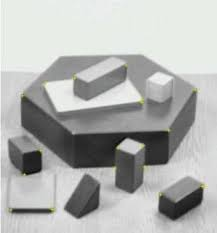
#> input picture OPEN_CV_401/04_OZNITELIK_SAPTAMA_TANIMLAMA/04_CORNER_DETECTION_SHI_TOMAS/blox.jpg, 217 x 233 px
$ python corner_detection_shi_thomas.py
#> lines starting #> are read from the running program, lines starting #| are printed output that depends on the picture; after the words box and inside, x2 and y2 are one past the last pixel; in counts of white or black regions, pixels touching at a corner belong together
import cv2 as cv
import numpy as np

src = cv.imread("blox.jpg")
#> src is the input picture: shape (233, 217, 3); mean B, G, R 176.7, 178.6, 177.2

def process(image):
    gray = cv.cvtColor(image, cv.COLOR_BGR2GRAY)
    corners = cv.goodFeaturesToTrack(gray, maxCorners=35, qualityLevel=0.05, minDistance=10)
#> corners = 35 rows, first 8: [51, 211], [117, 148], [24, 174], [114, 168], [143, 145], [12, 211], [144, 166], [200, 187]

    for corner in corners:
        b = np.random.randint(0,256)
        g = np.random.randint(0,256)
        r = np.random.randint(0,256)

        x = np.int32(corner[0][0])
        y = np.int32(corner[0][1])

        cv.circle(image, (x, y), 5, (int(b), int(g), int(r)), 2)
#> this loop made 35 passes
#> (b, g, r, x, y) on passes 1 to 12: (172, 47, 117, 51, 211), (192, 67, 251, 117, 148), (195, 103, 9, 24, 174), (211, 21, 242, 114, 168), (36, 87, 70, 143, 145), (216, 88, 140, 12, 211), (58, 193, 230, 144, 166), (39, 87, 174, 200, 187), (88, 81, 165, 169, 130), (25, 77, 72, 73, 133), (9, 148, 115, 9, 139), (208, 243, 197, 194, 92)
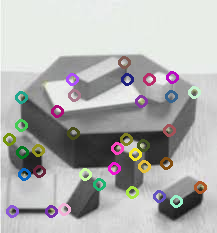
#> image: shape (233, 217, 3); 6.23% of pixels changed, all inside (x1, y1, x2, y2) = (3, 56, 207, 218)

    return image

cv.imshow("result", process(src))
cv.waitKey(0)
